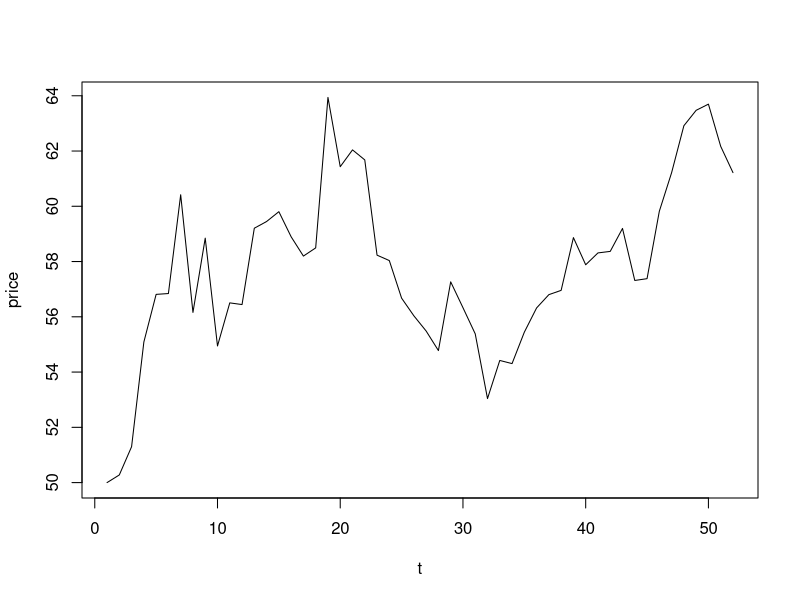

This chart was generated by the following R code:
# 1b
u <- 0.2
sigma <- 0.25
s <- 50
price <- c(s)
t <- 1:52
err <- rnorm(length(t))

for (i in c(2:52)){
  
  s <- s*(1+u/length(t)+sigma*sqrt(1/length(t))*err[i-1])
  price[i] <- s
}

plot(t, price, type = "l")